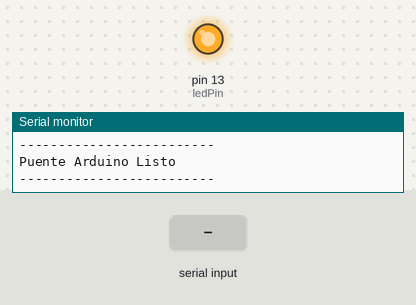
Bench run of a sketch on a simulated Arduino Uno, built with avr-gcc and run on an emulated ATmega328P. Parts: output pins drawn as LEDs (lit = HIGH), the last lines printed to the serial monitor. Inputs (shaded band) come from the test bench.

Above: at 1.2 s.
1.3 s: "LOG:\n" received over the second serial link
2.8 s: "0\n" received over the second serial link
At 3.1 s:
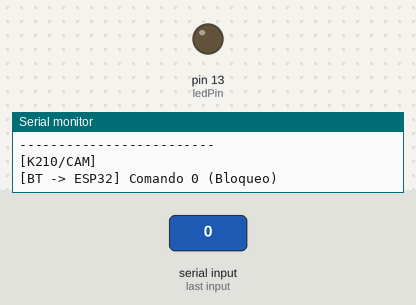
4.3 s: "90,45\n" received over the second serial link
Timing chart, 0 to 7.3 s (numbered marks = the images above; inputs shaded):
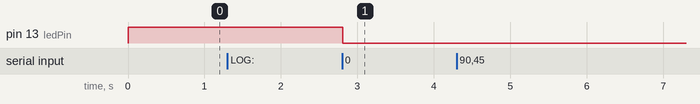

Measured:
- after the input at 2.8 s, pin 13 (ledPin): HIGH → LOW at once

The sketch:

arduinoUNO-Bridge.ino
```cpp
#include <SoftwareSerial.h>
#include <AltSoftSerial.h>

AltSoftSerial wonderMV; // pin 8 y 9
SoftwareSerial bluetooth(10, 11);
SoftwareSerial esp32Serial(5, 4);

int ledPin = 13;
String bufferWonderMV = "";

void setup() {
  pinMode(ledPin, OUTPUT);
  digitalWrite(ledPin, HIGH);

  Serial.begin(9600);
  wonderMV.begin(9600);
  bluetooth.begin(9600);
  esp32Serial.begin(9600);

  bluetooth.listen();
  Serial.println("-------------------------");
  Serial.println("Puente Arduino Listo");
  Serial.println("-------------------------");
}

void loop() {

  // Comando del Monitor Serial a la Cámara WonderMV
  if (Serial.available() > 0) {
    String comandoMS = Serial.readStringUntil('\n');
    comandoMS.trim();
    if (comandoMS.length() > 0) wonderMV.println(comandoMS);
  }

  // Datos de la Cámara WonderMV al ESP32 / Monitor Seria / Bluetooth
  if (wonderMV.available() > 0) {
    char c = (char)wonderMV.read();
    bufferWonderMV += c;

    if (c == '\n') {
      bufferWonderMV.trim();

      // Logs dados por la Cámara WonderMV
      if (bufferWonderMV.startsWith("LOG:")) {
        Serial.println("[K210/CAM] " + bufferWonderMV.substring(4));
      }
      // Obtenemos el ID dado por la Cámara WonderMV
      else if (bufferWonderMV.length() > 0) {
        long codigoNum = bufferWonderMV.toInt();

        // Comprobamos si lo que se mando es realmente un ID
        if (codigoNum < 1000) {
          if (codigoNum != -1) {
            esp32Serial.println(codigoNum);
            Serial.println("[Cámara -> ESP32] Dato (ID): " + String(codigoNum));
          }
        }
        else {
          bluetooth.println(codigoNum); // Transmite el numero del por el Bluetooth
          Serial.println("[Cámara -> BT App] Confirmación: " + String(codigoNum));
        }
      }
      bufferWonderMV = "";
    }
  }

  // Bluetooth a Cámara / ESP32
  if (bluetooth.available() > 0) {
    String comandoBT = "";

    // Leemos todo lo que haya llegado por el Bluetooth (lectura asíncrona con timeout)
    while (bluetooth.available() > 0) {
      char b = (char)bluetooth.read();
      // Ignoramos basura residual por si acaso
      if (b != '\n' && b != '\r') {
        comandoBT += b;
      }
      delay(5);
    }
    comandoBT.trim();

    if (comandoBT.length() > 0) {
      long cmdBT = comandoBT.toInt();

      if (cmdBT == 0) {
        digitalWrite(ledPin, LOW);
        esp32Serial.println("-10");
        Serial.println("[BT -> ESP32] Comando 0 (Bloqueo)");
      }
      else if (cmdBT == 1) {
        digitalWrite(ledPin, HIGH);
        esp32Serial.println("-11");
        Serial.println("[BT -> ESP32] Comando 1 (Desbloqueo)");
      }
      // Códigos >= 1000 van a la cámara (Gestión de rostros)
      else {
        wonderMV.println(cmdBT);
        Serial.println("[BT -> Cámara] Comando ruteado: " + String(cmdBT));
      }
    }
  }
}
```
